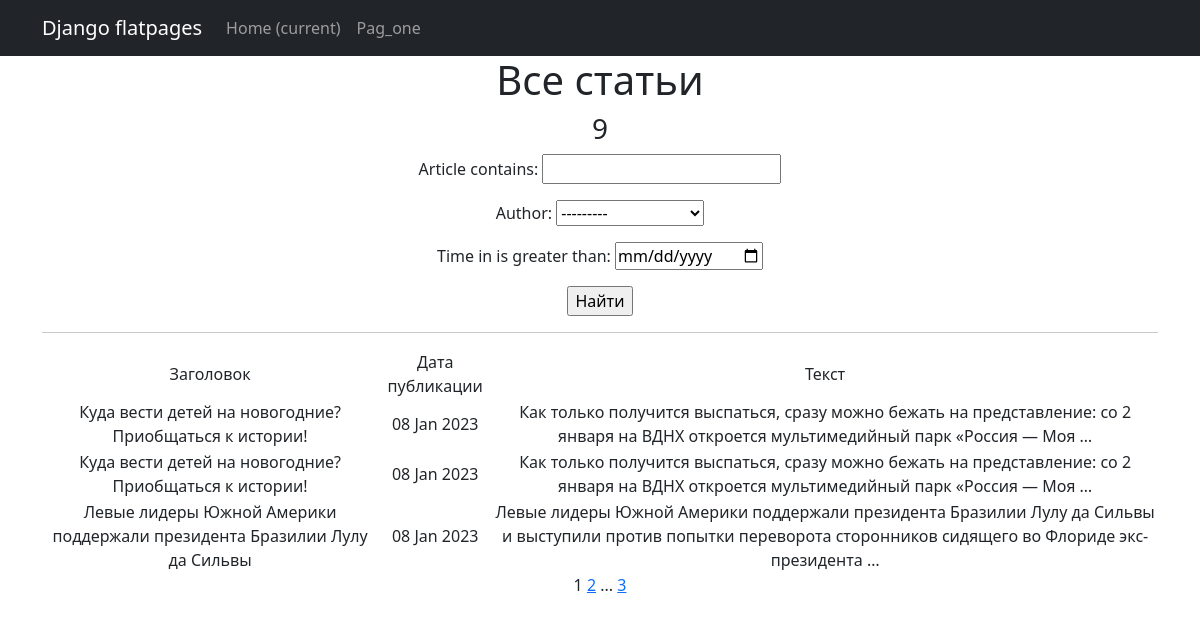
The app's page /posts/, older data.
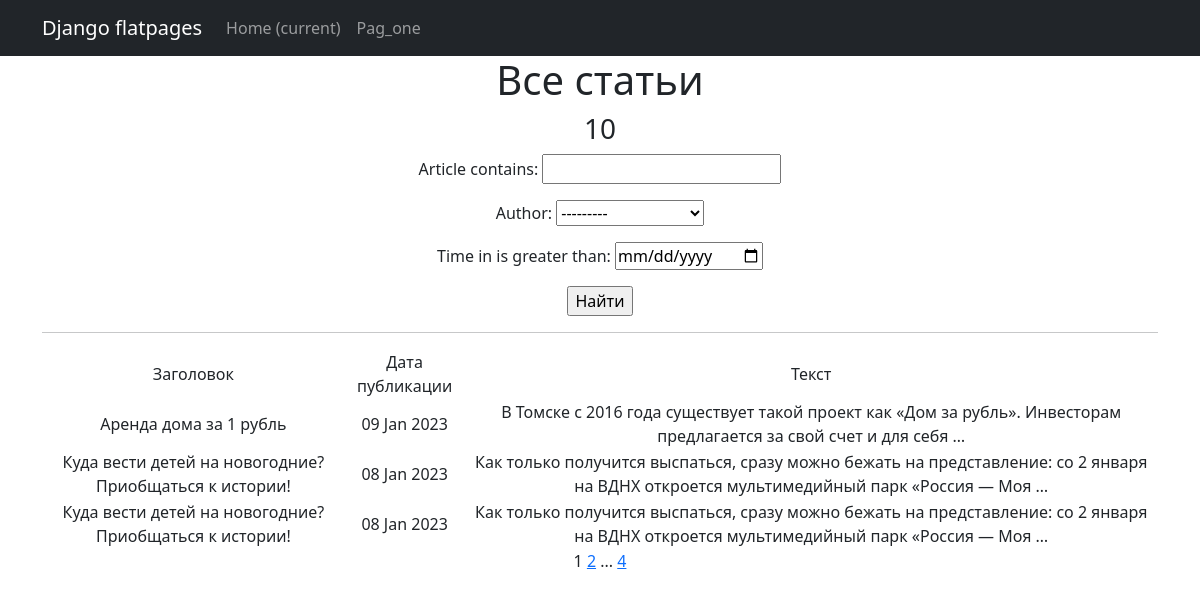
The same page, newer data.
### news/models.py (models this page shows, shortened)
class Post(models.Model):
    author = models.ForeignKey(Author, on_delete=models.CASCADE) # связь «один ко многим» с моделью Author;
    position = models.CharField(max_length=255, choices=POSITION) # поле с выбором — «статья» или «новость»;
    time_in = models.DateTimeField(auto_now_add=True) # автоматически добавляемая дата и время создания;
    category = models.ManyToManyField(Category, through='PostCategory') # связь «многие ко многим» с моделью Category (с дополнительной моделью PostCategory);
    article = models.CharField(max_length=255)  # заголовок статьи/новости;
    text = models.TextField() # текст статьи/новости;
    rating = models.FloatField(default=0.0) # рейтинг статьи/новости.

### news/views.py (the view)
# urls.py: path('', PostsList.as_view(), name='post_list'),
class PostsList(ListView):
    model = Post
    ordering = '-time_in'
    template_name = 'posts.html'
    context_object_name = 'posts'
    paginate_by = 3  # вот так мы можем указать количество записей на странице
    def get_queryset(self):
        queryset = super().get_queryset()
        self.filterset = PostFilter(self.request.GET, queryset)
        return self.filterset.qs
    def get_context_data(self, **kwargs):
        context = super().get_context_data(**kwargs)
        context['posts_count'] = Post.objects.all()
        context['filterset'] = self.filterset
        context['next_sale'] = None
        return context

### news/templatetags/custom_filters.py (called while the page is built)
@register.filter()
def censor(value):
    try:
        if not isinstance(value, str):
            raise CensorException('Error')
        v = value
        for word in WORDS:
            if word in v:
                v = v.replace(word, f'{word[:1]}{len(word[1:])*"*"}')
            if word.capitalize() in v:
                v = v.replace(word.capitalize(), f'{word[:1].capitalize()}{len(word[1:])*"*"}')
        return v
    except CensorException as e:
        print(e)

### news/templatetags/custom_tags.py (called while the page is built)
@register.simple_tag(takes_context=True)
def url_replace(context, **kwargs):
   d = context['request'].GET.copy()
   for k, v in kwargs.items():
       d[k] = v
   return d.urlencode()

### templates/posts.html (shortened to what this page needs)
{% extends 'flatpages/default.html' %}
{% load custom_filters %}
{% load custom_tags %}
{% block content %}
   <h1>Все статьи</h1>
   <h3>{{ posts_count|length }}</h3>
   <form action="" method="get">
       {{ filterset.form.as_p }}
       <input type="submit" value="Найти" />
   </form>
    <hr>
   {% if posts %}
       <table>
           <tr>
               <td>Заголовок</td>
               <td>Дата публикации</td>
               <td>Текст</td>
           </tr>
           {% for post in posts %}
           <tr>
               <td>{{ post.article|censor }}</td>
               <td>{{ post.time_in|date:'d M Y' }}</td>
               <td>{{ post.text|censor|truncatewords:20}}</td>
           </tr>
           {% endfor %}
       </table>
   {% else %}
       <h2>Статей нет!</h2>
   {% endif %}
   {{ page_obj.number }}
   {% if page_obj.has_next %}
       <a href="?{% url_replace page=page_obj.next_page_number %}">{{ page_obj.next_page_number }}</a>
       {% if paginator.num_pages != page_obj.next_page_number %}
           ...
       <a href="?{% url_replace page=page_obj.paginator.num_pages %}">{{ page_obj.paginator.num_pages }}</a>
       {% endif %}
   {% endif %}
{% endblock content %}

### templates/flatpages/default.html (shortened to what this page needs)
<!DOCTYPE html>
<html lang="en">
    <head>
        {% load static%}
        <link href="{% static 'css/styles.css' %}" rel="stylesheet" />
    </head>
    <body>
<nav class="navbar navbar-expand-lg navbar-dark bg-dark static-top">
   <div class="container">
       <a class="navbar-brand" href="#">Django flatpages</a>
       <div class="collapse navbar-collapse" id="navbarResponsive">
           <ul class="navbar-nav ml-auto">
               <li class="nav-item active">
                   <a class="nav-link" href="#">Home
                       <span class="sr-only">(current)</span>
                   </a>
               </li>
               <li class="nav-item">
                   <a class="nav-link" href="/page_one/">Pag_one</a>
               </li>
           </ul>
       </div>
   </div>
</nav>
    <div class="container">
   <div class="row">
       <div class="col-lg-12 text-center">
           {% block content %}{% endblock content %}
       </div>
   </div>
</div>
    </body>
</html>

Row changes from the older to the newer data that the page shows:
no longer on this page (row unchanged): Post: article|censor "Левые лидеры Южной Америки поддержали президента Бразилии Лулу да Сильвы", time_in "08 Jan 2023", text|censor "Левые лидеры Южной Америки поддержали президента Бразилии Лулу да Сильвы и выступили против попытки переворота сторонников сидящего во Флориде экс-президента …"
added Post: article|censor "Аренда дома за 1 рубль", time_in "09 Jan 2023", text|censor "В Томске с 2016 года существует такой проект как «Дом за рубль». Инвесторам предлагается за свой счет и для себя …"
Text that changed along with them:
{{ posts_count|length }}: "9" → "10"
{{ page_obj.paginator.num_pages }}: "3" → "4"
